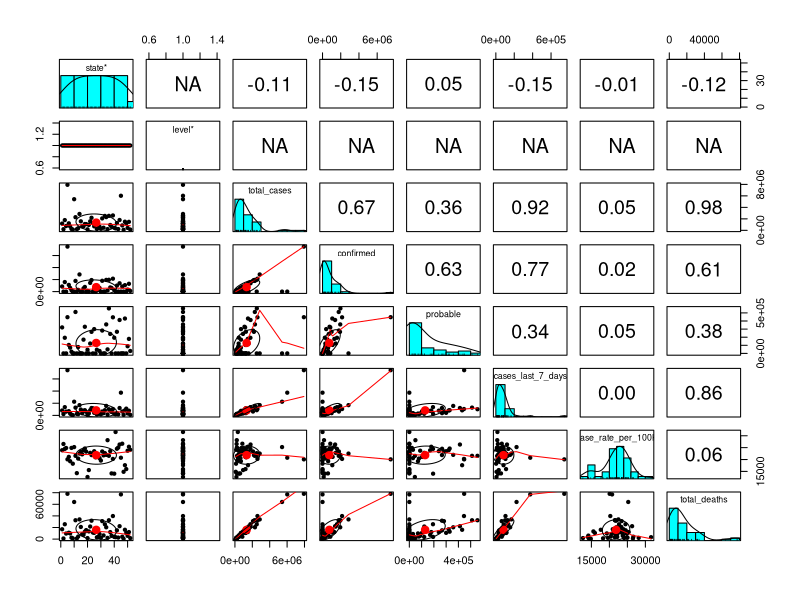
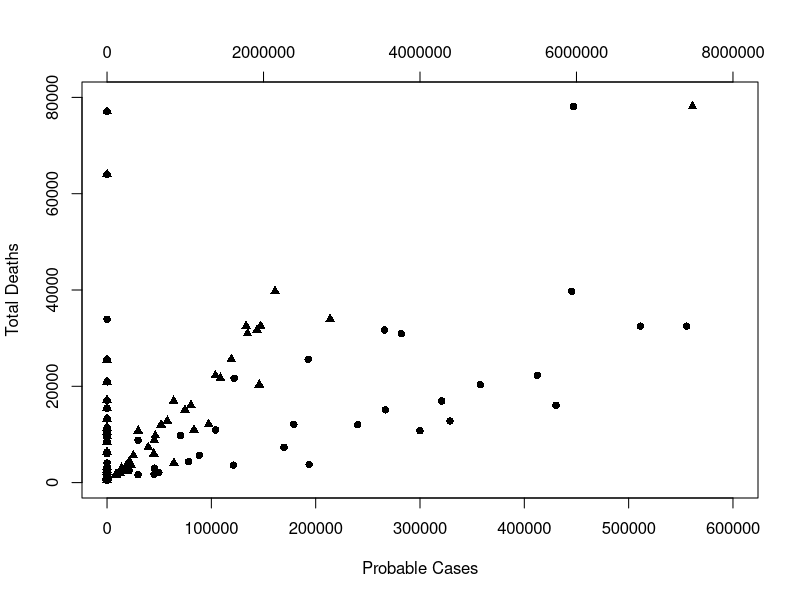

The R source for these figures, in order:
## ---- chunk 1
data.df <- read.csv("us-covid.csv", header = TRUE, sep = ",", comment.char = '#')
data.df
## ---- chunk 2
data.df = subset(data.df, select = -c(confirmed_deaths))
data.df
## ---- chunk 3
head(data.df[order(-data.df$total_cases),],6)
## ---- chunk 4
tail(data.df[order(-data.df$total_cases),],6)
## ---- chunk 5
library(psych)
suppressWarnings(pairs.panels(data.df))
## ---- chunk 6

options(scipen = 999)
plot(data.df$probable,data.df$total_deaths, xlab="Probable Cases", ylab="Total Deaths", xlim =c(0,600000), ylim = c(0, 80000),pch =16,) 
par(new = TRUE)
plot(data.df$confirmed, data.df$total_deaths, axes = FALSE, xlab = "", ylab = "",xlim = c(0,8000000), ylim = c(0, 80000),pch =17)
axis(side = 3, at = pretty(range(data.df$confirmed)))

